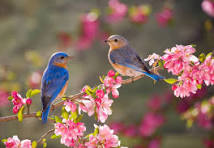
#> input picture opencv/birds1.jpeg, 214 x 148 px
$ jupyter execute seperate_object_from_image.ipynb
#> lines starting #> are read from the running program, lines starting #| are printed output that depends on the picture; after the words box and inside, x2 and y2 are one past the last pixel; in counts of white or black regions, pixels touching at a corner belong together
[cell 1]
#packages
import cv2
import numpy as np

[cell 2]
# open source image file
image = cv2.imread('birds1.jpeg',cv2.IMREAD_UNCHANGED)
#> image is the input picture: shape (148, 214, 3); mean B, G, R 95.3, 106, 135.2

[cell 3]
import cv2
import numpy as np

# Load the image
image = cv2.imread('human.jpeg')  # Replace with your image path
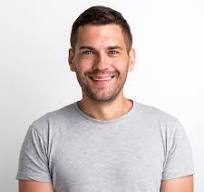
#> input picture opencv/human.jpeg, 204 x 192 px
#> image is the input picture: shape (192, 204, 3); mean B, G, R 205.7, 205.9, 214.9
cv2.imshow('Original', image)

# Convert to grayscale
image_gray = cv2.cvtColor(image, cv2.COLOR_BGR2GRAY)
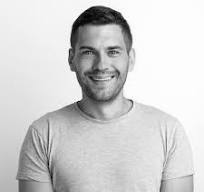
#> image_gray: shape (192, 204); min 1, max 255, mean 208.6
cv2.imshow('Grayscale', image_gray)

# Convert image to black and white (binary image)
_, image_bw = cv2.threshold(image_gray, 100, 255, cv2.THRESH_BINARY)
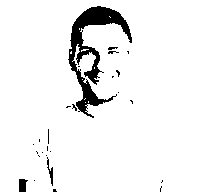
#> image_bw: shape (192, 204); 94% white; 26 black regions (22 under 20 px)
print("First pixel of binary image:", image_bw[0][0])
#| First pixel of binary image: 255
cv2.imshow("Black & White", image_bw)

# Create a blank white canvas with same size as image
canvas = np.ones_like(image) * 255  # White background

# Detect external contours
contours, hierarchy = cv2.findContours(image_bw, cv2.RETR_EXTERNAL, cv2.CHAIN_APPROX_NONE)
#> contours = 1 contour; box (x1, y1, x2, y2) and area: (0, 0, 204, 192) 38649

# Draw contours on the canvas
cv2.drawContours(canvas, contours, 0, (0, 255, 0), 2)
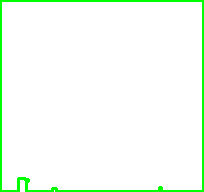
#> canvas: shape (192, 204, 3); mean of channels 0, 1, 2 244, 255, 244; drawn as B, G, R

# Show result
cv2.imshow("Contours", canvas)

# Wait and destroy all windows
cv2.waitKey(10000)
cv2.destroyAllWindows()
